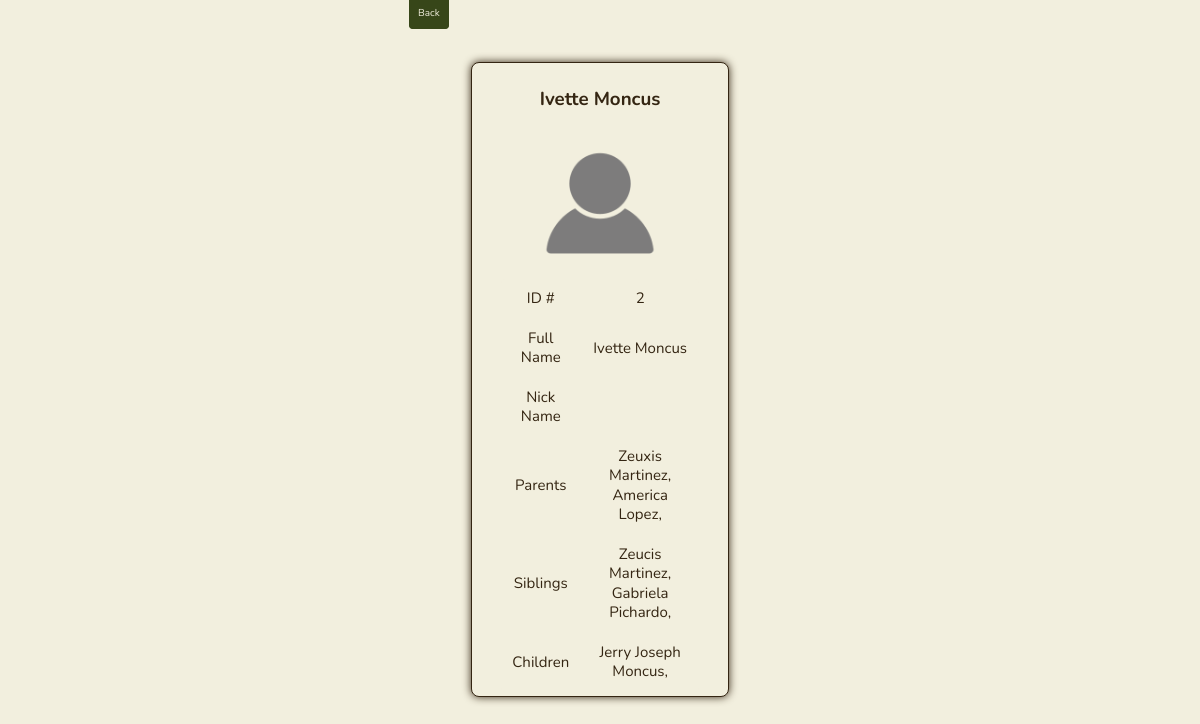
Page /big_card/2 on the earlier database version.
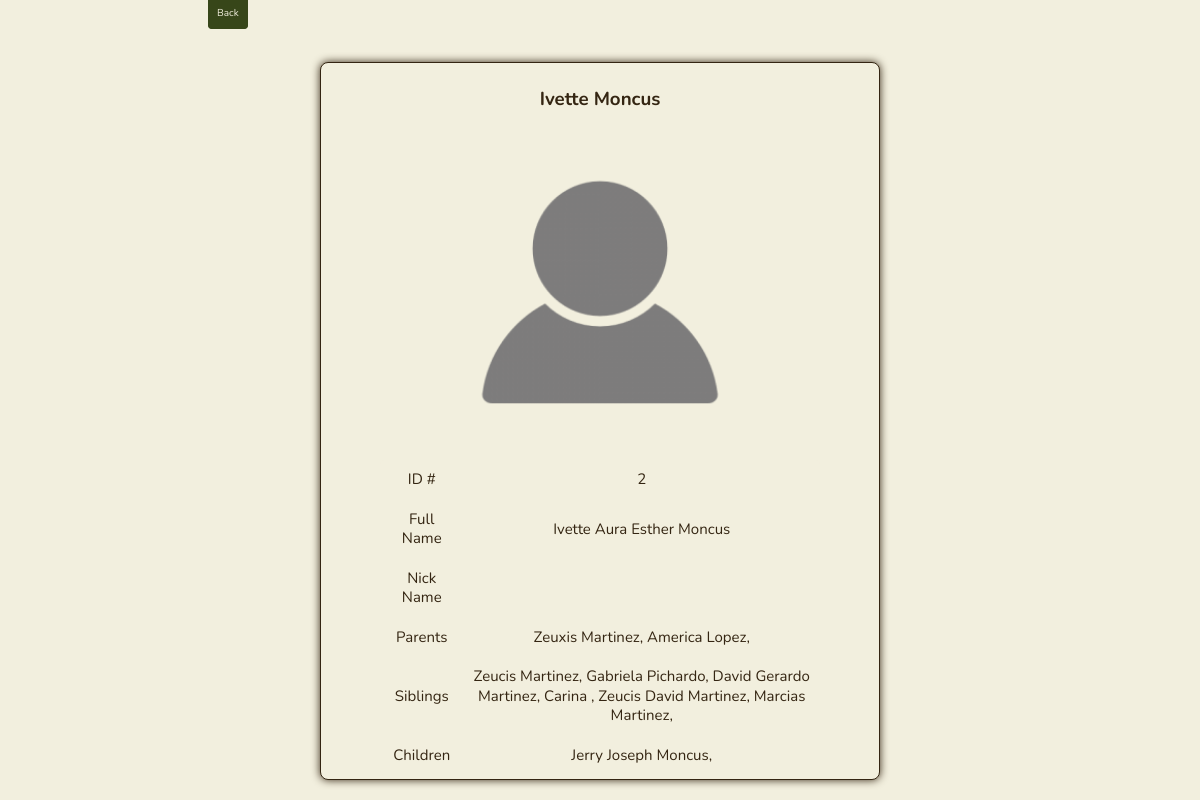
Same page on the later database version.
### app.py (models this page shows, shortened)
class Person(db.Model):
    id = db.Column(db.Integer, primary_key=True)
    first_name = db.Column(db.String(200), nullable=False)
    last_name = db.Column(db.String(200), nullable=False)
    middle_name = db.Column(db.String(200), nullable=False, default='')
    nick_name = db.Column(db.String(200), nullable=False, default='')
    date_created = db.Column(db.DateTime, default=datetime.utcnow)
    parents = db.relationship('Person',
                              secondary = person_parent_association,
                              primaryjoin = id == person_parent_association.c.person_id,
                              secondaryjoin = id == person_parent_association.c.parent_id,
                              backref = db.backref('children', lazy='select'))
    siblings = db.relationship('Person',
                              secondary = sibling_association,
                              primaryjoin = id == sibling_association.c.left_id,
                              secondaryjoin = id == sibling_association.c.right_id,
                              back_populates = 'siblings',
                              lazy='select')
    stories_told = db.relationship('Story', backref='teller', lazy='select')
    stories_mentioned_in = db.relationship('Story',
                                           secondary=story_person_association,
                                           backref='mentioned_people',
                                           lazy='select')

### app.py (the view)
@app.route('/big_card/<int:id>', methods=['GET'])
def big_card(id):
    person = Person.query.get_or_404(id)
    return render_template('big_card.html', person=person)

### templates/big_card.html (shortened to what this page needs)
{% extends 'base.html' %}
{% block body %}
<div class="" id="full-card-focus-page">
    <a class="btn" id='back_to_tree' href="/">Back</a>
    <div class='card-focus-page' id="main-content">
        <div class="card-focus-container">
            <div class="card-focus">
                <div class="card-focus-content">
                    {% if person.nick_name == "" %}
                    <h3>{{person.first_name}} {{person.last_name}}</h3>
                    {% else %}
                    <h3>{{person.nick_name}} {{person.last_name}}</h3>
                    {% endif %}
                    <img src="{{ url_for('static', filename='logos/empty-prof-pic.png') }}" alt="Profile Picture">
                    <table class="borderless" id="info-table">
                        <tr>
                            <td>ID #</td>
                            <td>{{ person.id }}</td>
                        </tr>
                        <tr>
                            <td>Full Name</td>
                            <td>{{ person.first_name }} {{ person.middle_name }} {{ person.last_name }}</td>
                        </tr>
                        <tr>
                            <td>Nick Name</td>
                            <td>{{ person.nick_name }}</td>
                        </tr>
                        <tr>
                            <td>Parents</td>
                            <td>
                                {% for person in person.parents %}
                                {{ person.first_name }} {{ person.middle_name }} {{ person.last_name }},
                                {% endfor %}
                            </td>
                        </tr>
                        <tr>
                            <td>Siblings</td>
                            <td>
                                {% for person in person.siblings %}
                                {{ person.first_name }} {{ person.middle_name }} {{ person.last_name }},
                                {% endfor %}
                            </td>
                        </tr>
                        <tr>
                            <td>Children</td>
                            <td>
                                {% for person in person.children %}
                                {{ person.first_name }} {{ person.middle_name }} {{ person.last_name }},
                                {% endfor %}
                            </td>
                        </tr>
                    </table>
                </div>
            </div>
        </div>
    </div>
</div>
{% endblock %}

Differences in the rows shown:
changed Person "Ivette": middle_name (not shown) → "Aura Esther"
now on this page (row unchanged): Person: first_name "David", middle_name "Gerardo", last_name "Martinez"
now on this page (row unchanged): Person: first_name "Carina"
now on this page (row unchanged): Person: first_name "Zeucis", middle_name "David", last_name "Martinez"
added Person: first_name "Marcias", last_name "Martinez"
